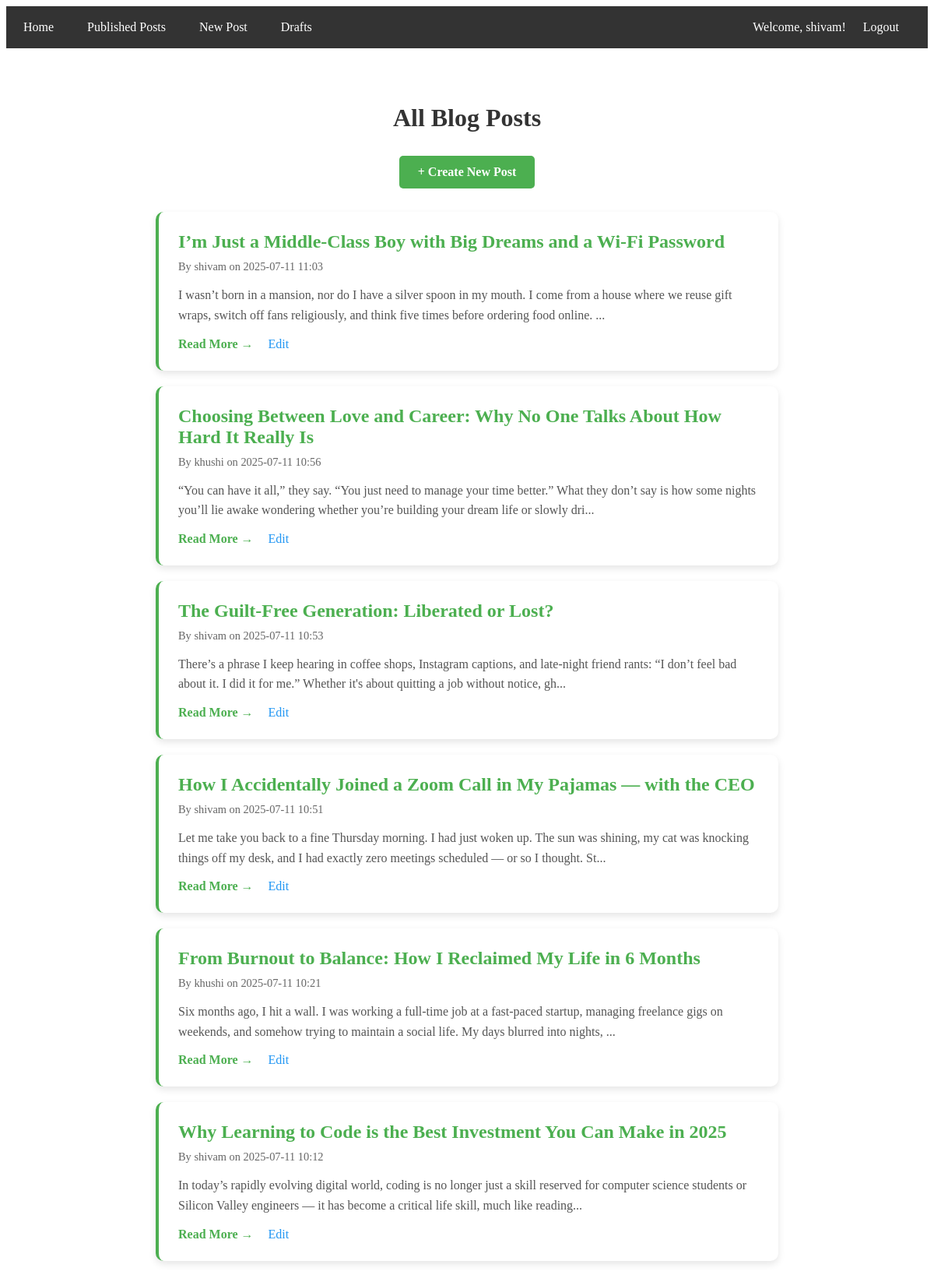
Page /posts/ (signed in) on the committed database.
### tables this page shows
CREATE TABLE posts (
            id INTEGER PRIMARY KEY AUTOINCREMENT,
            title TEXT NOT NULL,
            body TEXT NOT NULL,
            author TEXT NOT NULL,
            is_published BOOLEAN DEFAULT 0,
            created_at TEXT NOT NULL
        );

### routes/post_routes.py (the view)
@post_bp.route("/", methods=["GET"])
def show_posts():
    posts = list_posts(published=True)
    return render_template("posts.html", posts=posts)

### controllers/post_controller.py (called while the page is built)
def list_posts(published=True):
    return Post.get_by_status(is_published=published)

### models/post.py (called while the page is built)
    @staticmethod
    def _init_db():
        os.makedirs(os.path.dirname(DATABASE_FILE), exist_ok=True)
        conn = sqlite3.connect(DATABASE_FILE)
        cursor = conn.cursor()
        cursor.execute('''
            CREATE TABLE IF NOT EXISTS posts (
                id INTEGER PRIMARY KEY AUTOINCREMENT,
                title TEXT NOT NULL,
                body TEXT NOT NULL,
                author TEXT NOT NULL,
                is_published BOOLEAN DEFAULT 0,
                created_at TEXT NOT NULL
            )
        ''')
        conn.commit()
        conn.close()

    @staticmethod
    def _get_connection():
        Post._init_db()
        return sqlite3.connect(DATABASE_FILE)

    @staticmethod
    def get_by_status(is_published=True):
        conn = Post._get_connection()
        cursor = conn.cursor()
        cursor.execute('SELECT * FROM posts WHERE is_published = ? ORDER BY created_at DESC', (is_published,))
        posts = []
        for row in cursor.fetchall():
            posts.append({
                "id": row[0],
                "title": row[1],
                "body": row[2],
                "author": row[3],
                "is_published": bool(row[4]),
                "created_at": row[5]
            })
        conn.close()
        return posts

### templates/posts.html (shortened to what this page needs)
{% extends "base.html" %}
{% block content %}
<div style="max-width: 800px; margin: 0 auto;">
    <h1 style="text-align: center; color: #333; margin-bottom: 30px;">{{ title if title else 'All Blog Posts' }}</h1>
    {% if session.get('username') %}
        <div style="text-align: center; margin-bottom: 30px;">
            <a href="{{ url_for('posts.new_post') }}" style="
                display: inline-block;
                padding: 12px 24px;
                background-color: #4CAF50;
                color: white;
                text-decoration: none;
                border-radius: 5px;
                font-weight: bold;
            ">+ Create New Post</a>
        </div>
    {% endif %}
    <div style="display: grid; gap: 20px;">
        {% for post in posts %}
            <div style="
                background-color: white;
                padding: 25px;
                border-radius: 10px;
                box-shadow: 0 4px 10px rgba(0,0,0,0.1);
                border-left: 4px solid #4CAF50;
            ">
                <h2 style="margin: 0 0 10px 0; color: #333;">
                    <a href="{{ url_for('posts.post_detail', post_id=post.id) }}" style="
                        color: #4CAF50;
                        text-decoration: none;
                    ">{{ post.title }}</a>
                </h2>
                <p style="color: #666; font-size: 0.9em; margin: 5px 0;">
                    By {{ post.author }} on {{ post.created_at }}
                </p>
                <p style="line-height: 1.6; color: #555; margin: 15px 0;">
                    {{ post.body[:200] }}{% if post.body|length > 200 %}...{% endif %}
                </p>
                <div style="margin-top: 15px;">
                    <a href="{{ url_for('posts.post_detail', post_id=post.id) }}" style="
                        color: #4CAF50;
                        text-decoration: none;
                        font-weight: bold;
                        margin-right: 15px;
                    ">Read More →</a>
                    {% if session.get('username') %}
                        <a href="{{ url_for('posts.edit_post', post_id=post.id) }}" style="
                            color: #2196F3;
                            text-decoration: none;
                        ">Edit</a>
                    {% endif %}
                </div>
            </div>
        {% endfor %}
    </div>
</div>
{% endblock %}

### rows in the picture
posts: title "I’m Just a Middle-Class Boy with Big Dreams and a Wi-Fi Password", author "shivam", created_at "2025-07-11 11:03", body "I wasn’t born in a mansion, nor do I have a silver spoon in my mouth. I come from a house where we reuse gift wraps, switch off fans religiously, and think five times before ordering food online."
posts: title "Choosing Between Love and Career: Why No One Talks About How Hard It Really Is", author "khushi", created_at "2025-07-11 10:56", body "“You can have it all,” they say. “You just need to manage your time better.” What they don’t say is how some nights you’ll lie awake wondering whether you’re building your dream life or slowly dri"
posts: title "The Guilt-Free Generation: Liberated or Lost?", author "shivam", created_at "2025-07-11 10:53", body "There’s a phrase I keep hearing in coffee shops, Instagram captions, and late-night friend rants: “I don’t feel bad about it. I did it for me.” Whether it's about quitting a job without notice, gh"
posts: title "How I Accidentally Joined a Zoom Call in My Pajamas — with the CEO", author "shivam", created_at "2025-07-11 10:51", body "Let me take you back to a fine Thursday morning. I had just woken up. The sun was shining, my cat was knocking things off my desk, and I had exactly zero meetings scheduled — or so I thought. St"
posts: title "From Burnout to Balance: How I Reclaimed My Life in 6 Months", author "khushi", created_at "2025-07-11 10:21", body "Six months ago, I hit a wall. I was working a full-time job at a fast-paced startup, managing freelance gigs on weekends, and somehow trying to maintain a social life. My days blurred into nights,"
posts: title "Why Learning to Code is the Best Investment You Can Make in 2025", author "shivam", created_at "2025-07-11 10:12", body "In today’s rapidly evolving digital world, coding is no longer just a skill reserved for computer science students or Silicon Valley engineers — it has become a critical life skill, much like reading"

### other values in the picture
{{ session.get('username') }} "shivam"
{{ title if title else 'All Blog Posts' }} "All Blog Posts"
